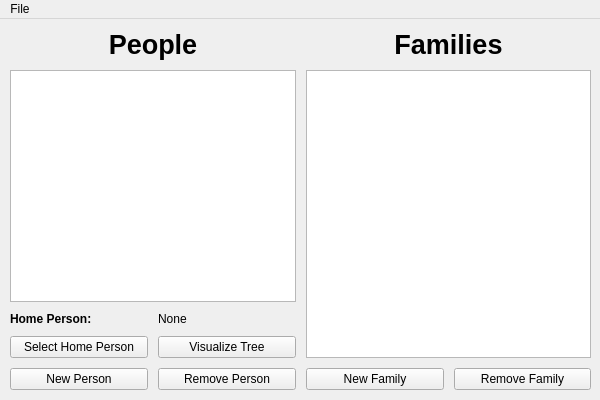
<?xml version="1.0" encoding="UTF-8"?>
<ui version="4.0">
 <class>MainWindow</class>
 <widget class="QMainWindow" name="MainWindow">
  <property name="geometry">
   <rect>
    <x>0</x>
    <y>0</y>
    <width>600</width>
    <height>400</height>
   </rect>
  </property>
  <property name="windowTitle">
   <string>MainWindow</string>
  </property>
  <widget class="QWidget" name="centralwidget">
   <widget class="QWidget" name="horizontalLayoutWidget">
    <property name="geometry">
     <rect>
      <x>0</x>
      <y>0</y>
      <width>601</width>
      <height>381</height>
     </rect>
    </property>
    <layout class="QHBoxLayout" name="horizontalLayout">
     <property name="spacing">
      <number>10</number>
     </property>
     <property name="sizeConstraint">
      <enum>QLayout::SizeConstraint::SetMaximumSize</enum>
     </property>
     <property name="leftMargin">
      <number>10</number>
     </property>
     <property name="topMargin">
      <number>10</number>
     </property>
     <property name="rightMargin">
      <number>10</number>
     </property>
     <property name="bottomMargin">
      <number>10</number>
     </property>
     <item>
      <layout class="QVBoxLayout" name="verticalLayout">
       <item>
        <widget class="QLabel" name="label">
         <property name="font">
          <font>
           <pointsize>20</pointsize>
           <bold>true</bold>
          </font>
         </property>
         <property name="text">
          <string>People</string>
         </property>
         <property name="alignment">
          <set>Qt::AlignmentFlag::AlignCenter</set>
         </property>
        </widget>
       </item>
       <item>
        <widget class="QListWidget" name="personList">
         <property name="selectionMode">
          <enum>QAbstractItemView::SelectionMode::ExtendedSelection</enum>
         </property>
         <property name="sortingEnabled">
          <bool>true</bool>
         </property>
        </widget>
       </item>
       <item>
        <layout class="QHBoxLayout" name="horizontalLayout_4">
         <item>
          <widget class="QLabel" name="label_3">
           <property name="font">
            <font>
             <bold>true</bold>
            </font>
           </property>
           <property name="text">
            <string>Home Person:</string>
           </property>
          </widget>
         </item>
         <item>
          <widget class="QLabel" name="homePersonLabel">
           <property name="text">
            <string>None</string>
           </property>
          </widget>
         </item>
        </layout>
       </item>
       <item>
        <layout class="QHBoxLayout" name="horizontalLayout_5">
         <item>
          <widget class="QPushButton" name="selectHomePerson">
           <property name="text">
            <string>Select Home Person</string>
           </property>
          </widget>
         </item>
         <item>
          <widget class="QPushButton" name="visualizeTree">
           <property name="text">
            <string>Visualize Tree</string>
           </property>
          </widget>
         </item>
        </layout>
       </item>
       <item>
        <layout class="QHBoxLayout" name="horizontalLayout_2">
         <item>
          <widget class="QPushButton" name="buttonNewPerson">
           <property name="text">
            <string>New Person</string>
           </property>
          </widget>
         </item>
         <item>
          <widget class="QPushButton" name="removePerson">
           <property name="text">
            <string>Remove Person</string>
           </property>
          </widget>
         </item>
        </layout>
       </item>
      </layout>
     </item>
     <item>
      <layout class="QVBoxLayout" name="verticalLayout_2">
       <item>
        <widget class="QLabel" name="label_2">
         <property name="font">
          <font>
           <pointsize>20</pointsize>
           <bold>true</bold>
          </font>
         </property>
         <property name="text">
          <string>Families</string>
         </property>
         <property name="alignment">
          <set>Qt::AlignmentFlag::AlignCenter</set>
         </property>
        </widget>
       </item>
       <item>
        <widget class="QListWidget" name="familyList">
         <property name="sizeIncrement">
          <size>
           <width>0</width>
           <height>0</height>
          </size>
         </property>
         <property name="selectionMode">
          <enum>QAbstractItemView::SelectionMode::ExtendedSelection</enum>
         </property>
         <property name="sortingEnabled">
          <bool>true</bool>
         </property>
        </widget>
       </item>
       <item>
        <layout class="QHBoxLayout" name="horizontalLayout_6">
         <item>
          <widget class="QPushButton" name="buttonNewFamily">
           <property name="text">
            <string>New Family</string>
           </property>
          </widget>
         </item>
         <item>
          <widget class="QPushButton" name="removeFamily">
           <property name="text">
            <string>Remove Family</string>
           </property>
          </widget>
         </item>
        </layout>
       </item>
      </layout>
     </item>
    </layout>
   </widget>
  </widget>
  <widget class="QMenuBar" name="menuBar">
   <property name="geometry">
    <rect>
     <x>0</x>
     <y>0</y>
     <width>600</width>
     <height>21</height>
    </rect>
   </property>
   <widget class="QMenu" name="menuFile">
    <property name="title">
     <string>File</string>
    </property>
    <addaction name="actionNewTree"/>
    <addaction name="actionLoadTree"/>
    <addaction name="actionSaveTree"/>
    <addaction name="actionCloseTree"/>
   </widget>
   <addaction name="menuFile"/>
  </widget>
  <action name="actionAdd_Person">
   <property name="text">
    <string>New Person</string>
   </property>
  </action>
  <action name="actionAdd_Family">
   <property name="text">
    <string>New Family</string>
   </property>
  </action>
  <action name="actionNew">
   <property name="text">
    <string>New</string>
   </property>
  </action>
  <action name="actionOpen">
   <property name="text">
    <string>Open</string>
   </property>
  </action>
  <action name="actionClose">
   <property name="text">
    <string>Close</string>
   </property>
  </action>
  <action name="actionSave">
   <property name="text">
    <string>Save</string>
   </property>
  </action>
  <action name="actionSaveTree">
   <property name="text">
    <string>Save Tree</string>
   </property>
  </action>
  <action name="actionLoadTree">
   <property name="text">
    <string>Load Tree</string>
   </property>
  </action>
  <action name="actionNewTree">
   <property name="text">
    <string>New Tree</string>
   </property>
  </action>
  <action name="actionCloseTree">
   <property name="text">
    <string>Close Tree</string>
   </property>
  </action>
 </widget>
 <resources/>
 <connections/>
</ui>
